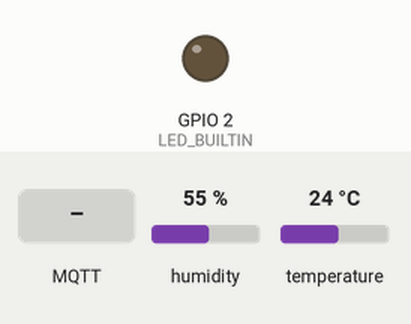
Recording of a sketch running on a simulated ESP32. Parts: output pins drawn as LEDs (lit = HIGH). Inputs (shaded band) come from the test bench; at power-on: humidity 55 %, temperature 24 °C. WiFi joins after 1.5 s; servers stay silent unless stated; no MQTT or app messages arrive unless stated; what the sketch prints to the serial monitor is not drawn.

Above: at 3.2 s.
3.3 s: MQTT message "1" arrives on the first subscribed topic
At 4.7 s:
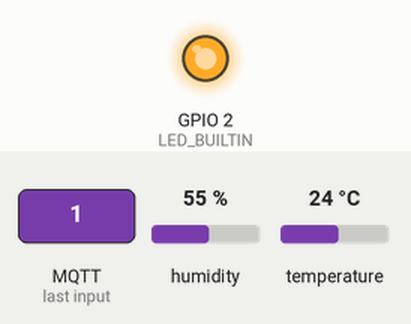
5.0 s: MQTT message "0" arrives on the first subscribed topic
At 5.9 s:
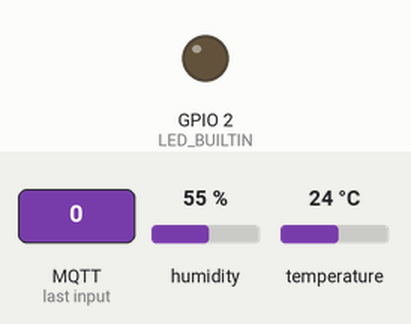
11.5 s: MQTT message "2" arrives on the first subscribed topic
At 12.4 s:
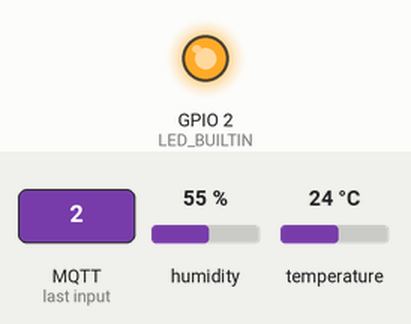
Timing chart, 0 to 14.5 s (numbered marks = the images above; inputs shaded):
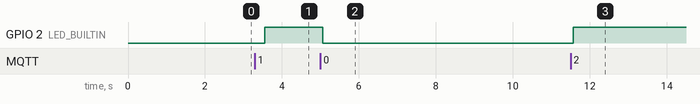

Measured:
- after the input at 3.3 s, GPIO 2 (LED_BUILTIN): LOW → HIGH after 0.26 s
- after the input at 5.0 s, GPIO 2 (LED_BUILTIN): HIGH → LOW after 0.06 s
- after the input at 11.5 s, GPIO 2 (LED_BUILTIN): LOW → HIGH after 0.07 s

The sketch:

MQTT_Ubidots.ino
```cpp
/****************************************
 * Include Libraries
 ****************************************/
#include <WiFi.h>
#include <PubSubClient.h>
#include <dht.h>

/****************************************
 * Define Constants
 ****************************************/
#include "./Config.h"

char mqttBroker[]  = "things.ubidots.com";
char payload[255];
char topic[150];

unsigned long previousMillis = 0;
const long interval = 10000;

/****************************************
 * Auxiliar Functions
 ****************************************/
WiFiClient ubidots;
PubSubClient client(ubidots);
dht DHT;

/****************************************
 * Main Functions
 ****************************************/
void setup() {
  Serial.begin(115200);

  // LED init
  pinMode(LED_BUILTIN, OUTPUT);

  // Restart and connect to a WiFi network
  WiFi.mode(WIFI_STA);
  WiFi.disconnect();
  delay(500);
  WiFi.begin(WIFISSID, PASSWORD);

  Serial.println();
  Serial.print("Connecting to " + String(WIFISSID));

  while (WiFi.status() != WL_CONNECTED) {
    Serial.print(".");
    delay(500);
  }
  Serial.println("");

  Serial.println("WiFi Connected :-)");
  Serial.print("IP address: ");
  Serial.println(WiFi.localIP());


  // MQTT init
  client.setServer(mqttBroker, 1883);
  client.setCallback(callback);
  client.subscribe("/v1.6/devices/"DEVICE_LABEL"/"VARIABLE_LED_LABEL"/lv");
}

void loop() {
  if (!client.loop()) {
    reconnect();
  }

  unsigned long currentMillis = millis();   // get current "time"
  if (currentMillis - previousMillis >= interval) {
    previousMillis = currentMillis;         // save the last time you read the DHT sensor

    int chk = DHT.read22(DHT22_PIN);
    if (chk == DHTLIB_OK) {
      PublishData(DHT.temperature, DHT.humidity, 0);
    } else {
      Serial.println("DHT read error!!!");
      PublishData(0, 0, 1);
    }
  }

  delay(500);
}
```

DHT22.ino
```cpp
// USE THIS: https://github.com/RobTillaart/Arduino/tree/master/libraries/DHTstable
```

MQTT.ino
```cpp
void reconnect() {
  // Loop until we're reconnected
  while (!client.connected()) {
    Serial.println("Attempting MQTT connection...");

    // Attemp to connect
    if (client.connect(MQTT_CLIENT_NAME, TOKEN, "")) {
      Serial.println("Connected");
      client.subscribe("/v1.6/devices/"DEVICE_LABEL"/"VARIABLE_LED_LABEL"/lv");
    } else {
      Serial.print("Failed, rc=");
      Serial.print(client.state());
      Serial.println(" try again in 2 seconds");
      // Wait 2 seconds before retrying
      delay(2000);
    }
  }
}

void PublishData(float temp, float hum, float error) {
  // Space to store values to send
  char str_data[10];

  sprintf(topic, "%s%s", "/v1.6/devices/", DEVICE_LABEL);
  sprintf(payload, "%s", ""); // Cleans the payload

  if (error == 0) {

    sprintf(payload, "{");

    dtostrf(temp, 4, 2, str_data);
    sprintf(payload, "%s \"%s\":%s,", payload, VARIABLE_TEMP_LABEL, str_data);

    dtostrf(hum, 4, 2, str_data);
    sprintf(payload, "%s \"%s\":%s,", payload, VARIABLE_HUM_LABEL, str_data);

    dtostrf(error, 4, 2, str_data);
    sprintf(payload, "%s \"%s\":%s", payload, VARIABLE_ERROR_LABEL, str_data);

    sprintf(payload, "%s }", payload);

  } else {
    sprintf(payload, "{\"%s\":", VARIABLE_ERROR_LABEL); // Adds the variable label
    dtostrf(error, 4, 2, str_data);
    sprintf(payload, "%s {\"value\": %s}}", payload, str_data); // Adds the value
  }

  Serial.println("Publishing data to Ubidots Cloud - " + String(payload));

  client.publish(topic, payload);
  client.loop();
}

void callback(char* topic, byte* payload, unsigned int length) {
  char p[length + 1];
  memcpy(p, payload, length);
  p[length] = NULL;
  String message(p);

  if (message == "0") {
    digitalWrite(LED_BUILTIN, LOW);
  } else {
    digitalWrite(LED_BUILTIN, HIGH);
  }

  Serial.write(payload, length);
  Serial.println(topic);
}
```

Config.h
```cpp
// LED
#define LED_BUILTIN  2

// DHT
#define DHT22_PIN   15

// WiFi
#define WIFISSID "Put_your_wifi_name_here" // Put your WifiSSID here
#define PASSWORD "Put_your_wifi_password_here" // Put your wifi password here

// Ubidots
#define TOKEN "Put_your_Ubidots_TOKEN_here" // Put your Ubidots' TOKEN
#define MQTT_CLIENT_NAME "Put_your_MQTT_client_name_here" // MQTT client Name, please enter your own 8-12 alphanumeric character ASCII string;
                                           //it should be a random and unique ascii string and different from all other devices

#define DEVICE_LABEL "esp32" // Assig the device label
#define VARIABLE_TEMP_LABEL "Temperature" // Assing the variable label
#define VARIABLE_HUM_LABEL "Humidity" // Assing the variable label
#define VARIABLE_ERROR_LABEL "Error" // Assing the variable label

#define VARIABLE_LED_LABEL "led" // Assing the variable label
```
